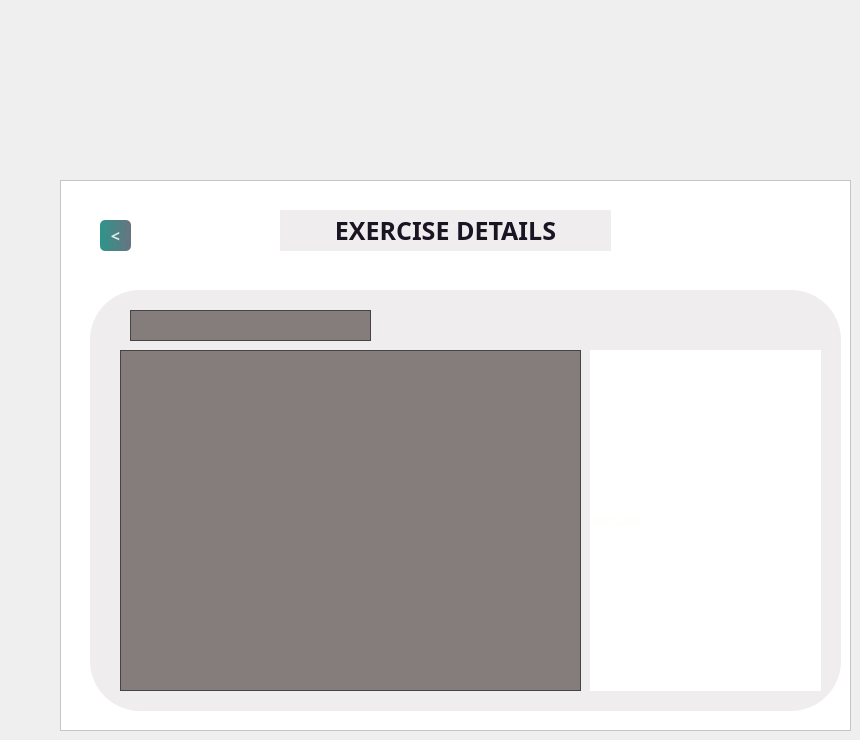
    <widget class="QWidget" name="Ectoshowexercise">
     <widget class="QFrame" name="frame_15">
      <property name="geometry">
       <rect>
        <x>60</x>
        <y>180</y>
        <width>791</width>
        <height>551</height>
       </rect>
      </property>
      <property name="styleSheet">
       <string notr="true">color: rgb(255, 253, 248);
background-color: rgb(255, 255, 255);</string>
      </property>
      <property name="frameShape">
       <enum>QFrame::Shape::StyledPanel</enum>
      </property>
      <property name="frameShadow">
       <enum>QFrame::Shadow::Raised</enum>
      </property>
      <widget class="QLabel" name="label_81">
       <property name="geometry">
        <rect>
         <x>30</x>
         <y>110</y>
         <width>751</width>
         <height>421</height>
        </rect>
       </property>
       <property name="styleSheet">
        <string notr="true">
background-color: #F0EDEE;
border-radius:50px;</string>
       </property>
       <property name="text">
        <string/>
       </property>
      </widget>
      <widget class="QLabel" name="label_82">
       <property name="geometry">
        <rect>
         <x>220</x>
         <y>30</y>
         <width>331</width>
         <height>41</height>
        </rect>
       </property>
       <property name="font">
        <font>
         <family>Sitka Banner</family>
         <pointsize>19</pointsize>
         <bold>true</bold>
        </font>
       </property>
       <property name="styleSheet">
        <string notr="true">
border-radius:150px;
color: #1A1423;

background-color: #F0EDEE;
</string>
       </property>
       <property name="text">
        <string>EXERCISE DETAILS</string>
       </property>
       <property name="alignment">
        <set>Qt::AlignmentFlag::AlignCenter</set>
       </property>
      </widget>
      <widget class="QLabel" name="exerciseDetailsLabel">
       <property name="geometry">
        <rect>
         <x>60</x>
         <y>170</y>
         <width>461</width>
         <height>341</height>
        </rect>
       </property>
       <property name="styleSheet">
        <string notr="true">    background-color: #857d7b ;  /* Dark background color */
    color: #ffffff;             /* White text color */
    border: 1px solid #444444;  /* Solid border color */
    font-size: 14px;            /* Font size for readability */
    font-weight: bold;          /* Bold text for clarity */</string>
       </property>
       <property name="text">
        <string/>
       </property>
      </widget>
      <widget class="QLineEdit" name="exerciseName">
       <property name="geometry">
        <rect>
         <x>70</x>
         <y>130</y>
         <width>241</width>
         <height>31</height>
        </rect>
       </property>
       <property name="styleSheet">
        <string notr="true">#exerciseName {
    background-color: #857d7b;  /* Dark background color */
    color: #ffffff;             /* White text color */
    border: 1px solid #444444;  /* Solid border color */
    font-size: 14px;            /* Font size for readability */
    font-weight: bold;          /* Bold text for clarity */
}

#exerciseName:focus {
    background-color: #857d7b;  /* Keep the same background color when focused */
    color: #ffffff;             /* Keep the same text color when focused */
    border: 1px solid #444444;  /* Keep the same border color when focused */
}

#exerciseName:hover {
    background-color: #857d7b;  /* Keep the same background color when hovered */
    color: #ffffff;             /* Keep the same text color when hovered */
    border: 1px solid #444444;  /* Keep the same border color when hovered */
}

#exerciseName:disabled {
    background-color: #857d7b;  /* Keep the same background color when disabled */
    color: #ffffff;             /* Keep the same text color when disabled */
    border: 1px solid #444444;  /* Keep the same border color when disabled */
}
</string>
       </property>
      </widget>
      <widget class="QPushButton" name="back4">
       <property name="geometry">
        <rect>
         <x>40</x>
         <y>40</y>
         <width>31</width>
         <height>31</height>
        </rect>
       </property>
       <property name="font">
        <font>
         <family>Sitka Banner</family>
         <pointsize>12</pointsize>
         <bold>true</bold>
        </font>
       </property>
       <property name="styleSheet">
        <string notr="true">

QPushButton#back4{
        background-color: qlineargradient(spread:pad, x1:0, y1:0.505682, x2:1, y2:0.477, stop:0 rgba(11, 131, 120, 219), stop:1 rgba(85, 98, 112, 226));
        color:rgba(255, 255, 255, 210);
        border-radius:5px;
}

QPushButton#back4:hover{
        background-color: qlineargradient(spread:pad, x1:0, y1:0.505682, x2:1, y2:0.477, stop:0 rgba(150, 123, 111, 219), stop:1 rgba(85, 81, 84, 226));
}

QPushButton#back4:pressed{
        padding-left:5px;
        padding-top:5px;
        background-color:rgba(150, 123, 111, 255);
}
</string>
       </property>
       <property name="text">
        <string>&lt;</string>
       </property>
      </widget>
      <widget class="QLabel" name="exerciseImageLabel">
       <property name="geometry">
        <rect>
         <x>530</x>
         <y>170</y>
         <width>231</width>
         <height>341</height>
        </rect>
       </property>
       <property name="text">
        <string>TextLabel</string>
       </property>
       <property name="scaledContents">
        <bool>true</bool>
       </property>
      </widget>
     </widget>
    </widget>
